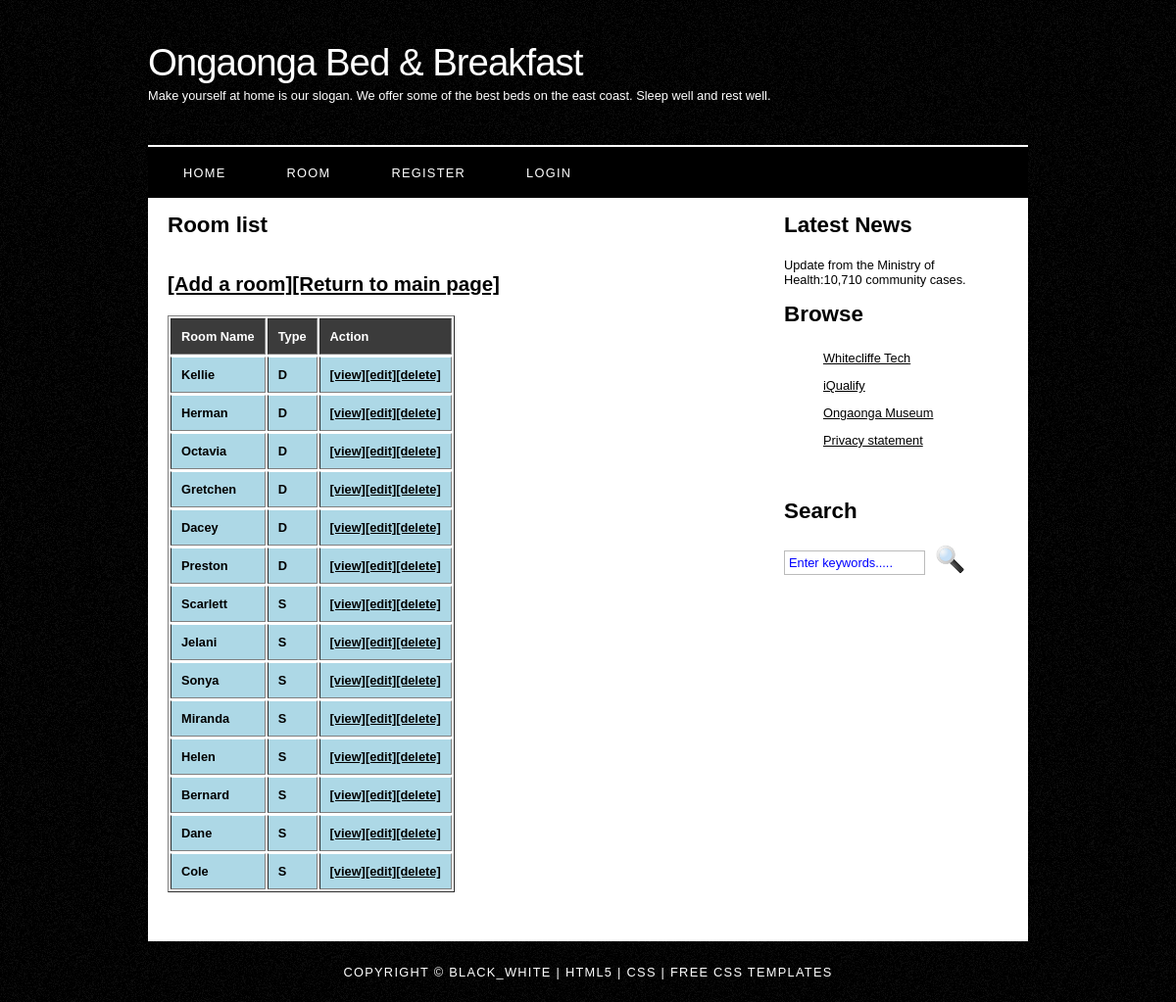
Page /bookaroom/listrooms.php on the committed database.
### tables this page shows
CREATE TABLE `room` (
  `roomID` int NOT NULL AUTO_INCREMENT,
  `roomname` varchar(60) NOT NULL,
  `description` varchar(60) NOT NULL,
  `roomtype` varchar(50) NOT NULL,
  `beds` int NOT NULL,
  PRIMARY KEY (`roomID`)
);

### bookaroom/listrooms.php (the view, shortened to what this page needs)
<!DOCTYPE HTML>
<html>
<head>
</head>
<body>
    <?php
    include "header.php";
    include "menu.php";
    echo '<div id="site_content">';
    include "sidebar.php";
    echo '<div id="content">';
    $DBC = mysqli_connect("127.0.0.1", DBUSER, DBPASSWORD, DBDATABASE);
    $query = 'SELECT roomID,roomname,roomtype FROM room ORDER BY roomtype';
    $result = mysqli_query($DBC, $query);
    $rowcount = mysqli_num_rows($result);
    ?>
    <h1>Room list</h1>
    <h2><a href='addroom.php'>[Add a room]</a><a href="/bookaroom/">[Return to main page]</a></h2>
    <table border="1">
        <thead>
            <tr>
                <th>Room Name</th>
                <th>Type</th>
                <th>Action</th>
            </tr>
        </thead>
        <?php
        if ($rowcount > 0) {
            while ($row = mysqli_fetch_assoc($result)) {
                $id = $row['roomID'];
                echo '<tr><td>' . $row['roomname'] . '</td><td>' . $row['roomtype'] . '</td>';
                echo     '<td><a href="viewroom.php?id=' . $id . '">[view]</a>';
                echo         '<a href="editroom.php?id=' . $id . '">[edit]</a>';
                echo         '<a href="deleteroom.php?id=' . $id . '">[delete]</a></td>';
                echo '</tr>' . PHP_EOL;
            }
        } else echo "<h2>No rooms found!</h2>";
        ?>
    </table>
</body>
<?php
include "footer.php";
?>
</html>

### bookaroom/style/style.css (style rules this page uses)
html { height: 100%; }
* { margin: 0; padding: 0; }
body { font: normal .80em 'century gothic', arial, sans-serif; background: #000 url(background.png) repeat; color: #000; }
h1, h2, h3, h4, h5, h6 { font: normal 175% 'century gothic', arial, sans-serif; color: #000; margin: 0 0 15px 0; padding: 15px 0 5px 0; font-weight: bold; }
h2 { font: normal 160% 'century gothic', arial, sans-serif; font-weight: bold; }
a, a:hover { outline: none; text-decoration: underline; color: #000; }
#main, #logo, #menubar, #site_content, #footer { margin-left: auto; margin-right: auto; }
#site_content { width: 854px; overflow: hidden; margin: 0 auto 0 auto; padding: 0 24px 20px 20px; background: #FFF; }
#content { text-align: left; float: left; width: 595px; padding: 0; }
table { margin: 10px 0 30px 0; }
table tr th, table tr td { background: #3B3B3B; color: #FFF; padding: 10px 10px; text-align: left; }
table tr td { background: lightblue; color: black; border-top: 1px solid #FFF; font-weight: bold; }

### rows in the picture
room: roomname "Kellie", roomtype "D"
room: roomname "Herman", roomtype "D"
room: roomname "Octavia", roomtype "D"
room: roomname "Gretchen", roomtype "D"
room: roomname "Dacey", roomtype "D"
room: roomname "Preston", roomtype "D"
room: roomname "Scarlett", roomtype "S"
room: roomname "Jelani", roomtype "S"
room: roomname "Sonya", roomtype "S"
room: roomname "Miranda", roomtype "S"
room: roomname "Helen", roomtype "S"
room: roomname "Bernard", roomtype "S"
room: roomname "Dane", roomtype "S"
room: roomname "Cole", roomtype "S"
